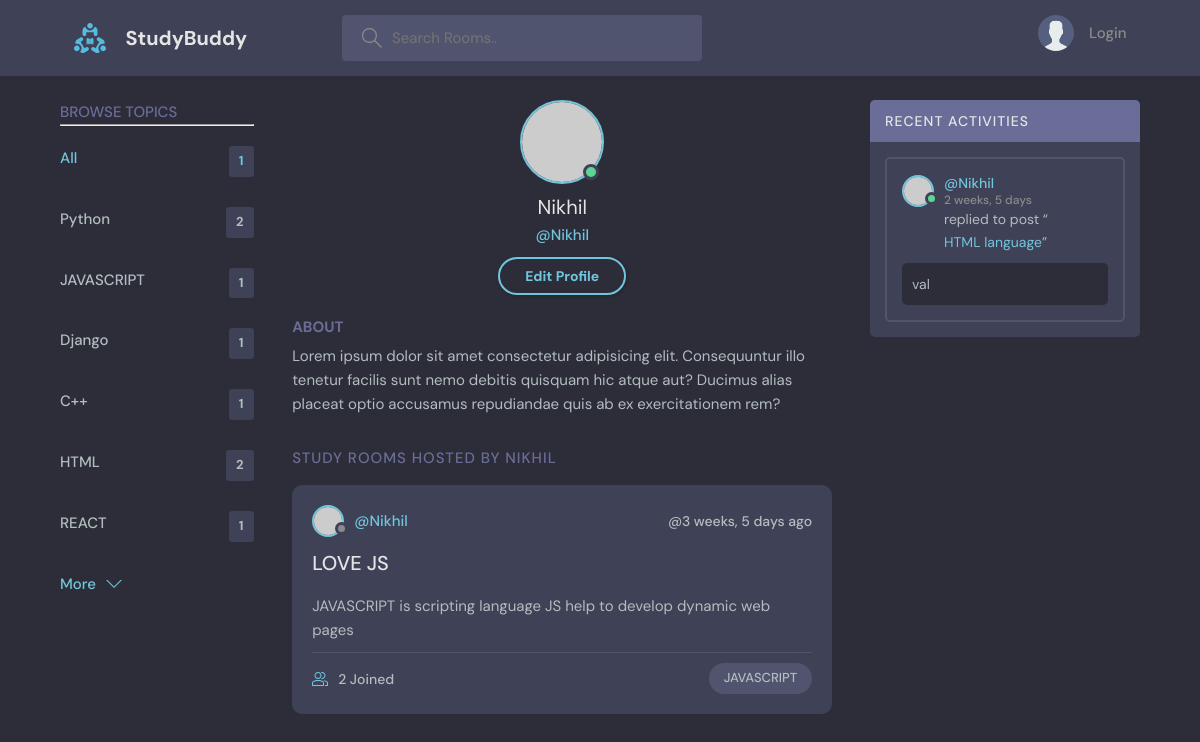
Page /user-profile/2/ on the committed database.
### base/models.py (models this page shows, shortened)
class Topic(models.Model):
    name = models.CharField(max_length=200)
    def __str__(self):
        return self.name

class Room(models.Model):
    host = models.ForeignKey(User,on_delete=models.SET_NULL,null=True)
    topic = models.ForeignKey(Topic,on_delete=models.SET_NULL,null=True)
    name = models.CharField(max_length=200)
    participants = models.ManyToManyField(User,related_name='participants',blank=True)
    description = models.TextField(null=True,blank=True)
    updated=models.DateTimeField(auto_now=True)
    created = models.DateTimeField(auto_now_add=True)
    class Meta:
        ordering = ['-updated','-created']

class Message(models.Model):
    user = models.ForeignKey(User,on_delete=models.CASCADE)
    room = models.ForeignKey(Room,on_delete=models.CASCADE)
    body = models.TextField()
    updated=models.DateTimeField(auto_now=True)
    created = models.DateTimeField(auto_now_add=True)
    class Meta:
        ordering = ['-updated','-created']
    def __str__(self):
        return self.body[0:50]

### base/views.py (the view)
# urls.py: path('user-profile/<str:pk>/',views.userProfile,name="user-profile")
@throttle_classes([UserRateThrottle])
def userProfile(request,pk):
    user = User.objects.get(id=pk)
    rooms = user.room_set.all()
    topics = Topic.objects.all()
    room_messages = user.message_set.all()
    context={'user':user,'topics':topics,'room_messages':room_messages,'rooms':rooms}
    return render(request,'base/profile.html',context)

### base/templates/base/profile.html
  {% extends 'main.html' %}
  {% block content %}
  <main class="profile-page layout layout--3">
    <div class="container">
      <div >
        {%include 'base/topics_component.html' %}
      </div>
      <div class="roomList">
        <div class="profile">
          <div class="profile__avatar">
            <div class="avatar avatar--large active">
              <img src="https://randomuser.me/api/portraits/men/11.jpg" />
            </div>
          </div>
          <div class="profile__info">
            <h3>{{user.username}}</h3>
            <p>@{{user.username}}</p>
            <a href="#" class="btn btn--main btn--pill">Edit Profile</a>
          </div>
          <div class="profile__about">
            <h3>About</h3>
            <p>
              Lorem ipsum dolor sit amet consectetur adipisicing elit. Consequuntur illo tenetur
              facilis sunt nemo debitis quisquam hic atque aut? Ducimus alias placeat optio
              accusamus repudiandae quis ab ex exercitationem rem?
            </p>
          </div>
        </div>
        <div class="roomList__header">
          <div>
            <h2>Study Rooms Hosted by {{user.username}}</a>
            </h2>
          </div>
        </div>
        <div>
          {%include 'base/feed_component.html' %}
        </div>
      </div>
      <div class="activities">
        {%include 'base/activity_component.html' %}
      </div>
    </div>
  </main>
{% endblock %}

### base/templates/base/topics_component.html
<div class="topics">
    <div class="topics__header">
      <h2>Browse Topics</h2>
      <hr>
    </div>
    <ul class="topics__list">
        <li>
            <a href="{% url 'home' %}" class="active">All <span>{{rooms.count}}</span></a>
        </li>
        {% for topic in topics %}
        <li>
            <a href="{% url 'home'%}?q={{topic.name}}">{{topic.name}} <span>{{topic.room_set.all.count}}</span></a>
        </li>
        {% endfor %}
    </ul>
    <a class="btn btn--link" href="#">
        More
        <svg version="1.1" xmlns="http://www.w3.org/2000/svg" width="32" height="32" viewBox="0 0 32 32">
          <title>chevron-down</title>
          <path d="M16 21l-13-13h-3l16 16 16-16h-3l-13 13z"></path>
        </svg>
      </a>
  </div>

### base/templates/base/feed_component.html (shortened to what this page needs)
<div>
    {% for room in rooms %}
<div class="roomListRoom">
    <div class="roomListRoom__header">
      <a href="{% url 'user-profile' room.host.id %}" class="roomListRoom__author">
        <div class="avatar avatar--small">
          <img src="https://randomuser.me/api/portraits/men/13.jpg" alt="Image description" />
        </div>
        <span>@{{room.host.username}}</span>
      </a>
      <div class="roomListRoom__actions">
        <span>@{{room.created | timesince }} ago</span>
      </div>
    </div>
    <div class="roomListRoom__content">
      <a href="{% url 'room' room.id %}">{{room.name}}</a>
      <p>{{room.description}}</p>
    </div>
    <div class="roomListRoom__meta">
      <a href="{% url 'room' room.id %}" class="roomListRoom__joined">
        {{room.participants.count}} Joined
      </a>
      <p class="roomListRoom__topic">{{room.topic}}</p>
    </div>
  </div>
  {% endfor %}
</div>

### base/templates/base/activity_component.html (shortened to what this page needs)
<div class="activities__header">
    <h2>Recent Activities</h2>
  </div>
  <div>
    {% for message in room_messages %}
  <div class="activities__box">
    <div class="activities__boxHeader roomListRoom__header">
      <a href="{% url 'user-profile' message.user.id %}" class="roomListRoom__author">
        <div class="avatar avatar--small active">
          <img src="https://randomuser.me/api/portraits/men/13.jpg" />
        </div>
        <p>
          @{{message.user}}
          <span>{{message.created|timesince}}</span>
        </p>
      </a>
    </div>
    <div class="activities__boxContent">
      <p>replied to post “<br><a href="{% url 'room' message.room.id %}">{{message.room.name}}</a>”</p>
      <div class="activities__boxRoomContent">{{message}}</div>
    </div>
  </div>
  {% endfor %}
  </div>

### rows in the picture
Topic: name "Python", room_set.all.count "2"
Topic: name "JAVASCRIPT", room_set.all.count "1"
Topic: name "Django", room_set.all.count "1"
Topic: name "C++", room_set.all.count "1"
Topic: name "HTML", room_set.all.count "2"
Topic: name "REACT", room_set.all.count "1"
Room: host.username "Nikhil", created "3 weeks, 5 days", name "LOVE JS", description "JAVASCRIPT is scripting language JS help to develop dynamic web pages", participants.count "2", topic "JAVASCRIPT"
Message: user "Nikhil", created "2 weeks, 5 days", room.name "HTML language", body "val"

### other values in the picture
{{ rooms.count }} "1"
{{ user.username }} "Nikhil"
{{ user.username }} "NIKHIL"
